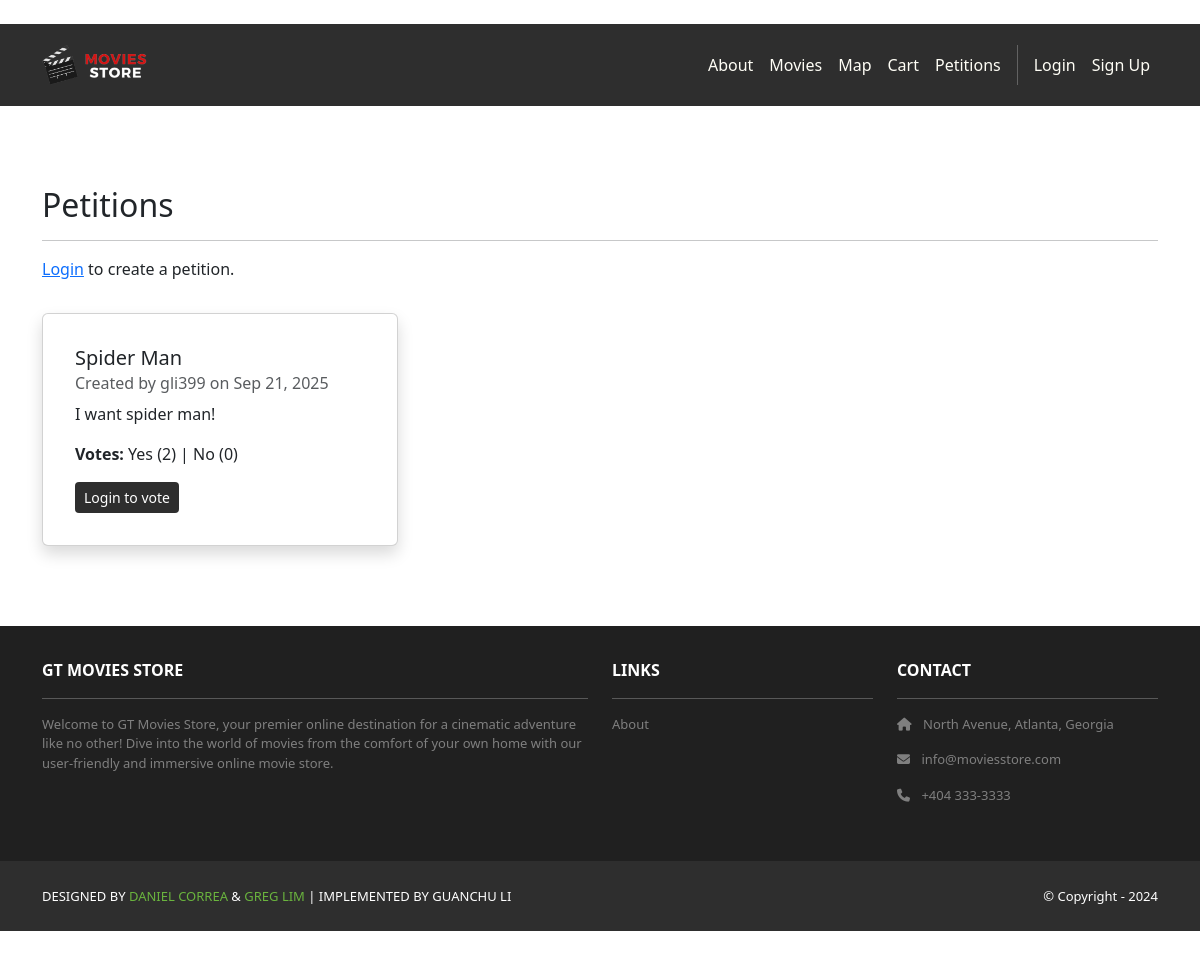
Screenshot of /petitions/ with the database file from the repository.
### petitions/models.py (models this page shows, shortened)
class Petition(models.Model):
    title = models.CharField(max_length=200)
    description = models.TextField()
    created_by = models.ForeignKey(User, on_delete=models.CASCADE, related_name="petitions")
    created_at = models.DateTimeField(auto_now_add=True)
    def yes_votes(self):
        return self.votes.filter(value=True).count()
    def no_votes(self):
        return self.votes.filter(value=False).count()

### petitions/views.py (the view)
# urls.py: path('', views.petition_list, name='petition_list'),
def petition_list(request):
    petitions = Petition.objects.all().order_by('-created_at')
    return render(request, 'petitions/petition_list.html', {'petitions': petitions})

### petitions/templates/petitions/petition_list.html
{% extends "base.html" %}
{% block content %}
<div class="p-3">
  <div class="container">
    <div class="row mt-3">
      <div class="col mx-auto mb-3">
        <h2>Petitions</h2>
        <hr />
        {% if user.is_authenticated %}
          <a href="{% url 'petition_create' %}" class="btn bg-dark text-white mb-3">Create a Petition</a>
        {% else %}
          <p><a href="{% url 'accounts.login' %}">Login</a> to create a petition.</p>
        {% endif %}
      </div>
    </div>
    <div class="row">
      {% for petition in petitions %}
      <div class="col-md-6 col-lg-4 mb-3">
        <div class="card shadow p-3 rounded h-100">
          <div class="card-body">
            <h5 class="card-title">{{ petition.title }}</h5>
            <h6 class="card-subtitle mb-2 text-muted">
              Created by {{ petition.created_by.username }} on {{ petition.created_at|date:"M d, Y" }}
            </h6>
            <p class="card-text">{{ petition.description|truncatewords:30 }}</p>
            <p><b>Votes:</b> Yes ({{ petition.yes_votes }}) | No ({{ petition.no_votes }})</p>
            {% if user.is_authenticated %}
              <a href="{% url 'petition_vote' petition.id 'yes' %}" class="btn btn-success btn-sm">Vote Yes</a>
              <a href="{% url 'petition_vote' petition.id 'no' %}" class="btn btn-danger btn-sm">Vote No</a>
            {% else %}
              <a href="{% url 'accounts.login' %}" class="btn bg-dark text-white btn-sm">Login to vote</a>
            {% endif %}
          </div>
        </div>
      </div>
      {% empty %}
      <div class="col">
        <div class="alert alert-info">No petitions yet. Be the first to create one!</div>
      </div>
      {% endfor %}
    </div>
  </div>
</div>
{% endblock %}

### GTmoviesstore/static/css/style.css (style rules this page uses)
.bg-dark { background-color: #2E2E2E !important; }

### rows the page displays
Petition: title "Spider Man", created_by.username "gli399", created_at "Sep 21, 2025", description "I want spider man!", yes_votes "2", no_votes "0"
